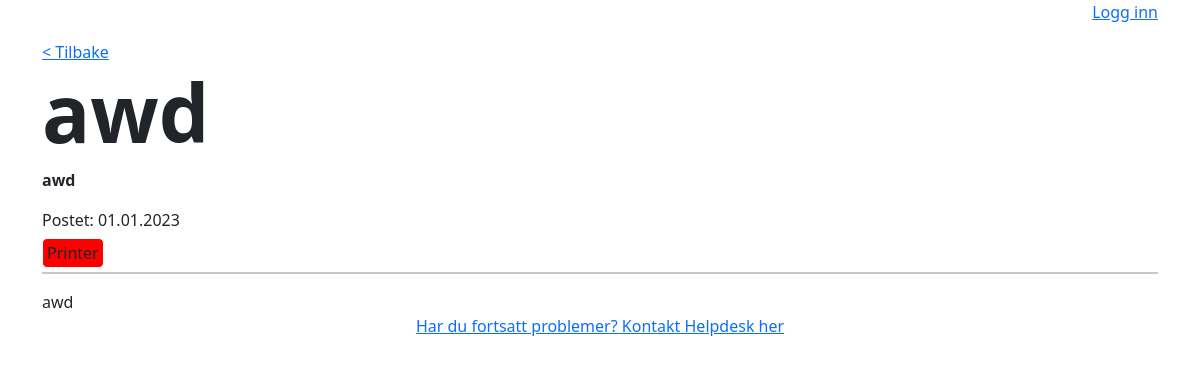
/problem/72297, run on the app's committed database.
### pages/models.py (models this page shows, shortened)
class Problem(models.Model):
    problem_id = models.IntegerField(default=generate_id, editable=False, primary_key=True)
    tittel = models.CharField(max_length=200)
    beskrivelse = models.CharField(max_length=1000)
    guide = models.TextField(max_length=20000)
    dato_postet = models.DateField(default=datetime.date.today)
    kategori = models.ForeignKey(Kategori, on_delete=models.DO_NOTHING)
    under_kategori = models.ForeignKey(UnderKategori, on_delete=models.DO_NOTHING)

class Kategori(models.Model):
    navn = models.CharField(max_length=50, primary_key=True)
    farge = models.CharField(max_length=6)

### pages/views.py (the view)
# urls.py: path('problem/<int:problemId>', card_detail),
def card_detail(request, problemId):
	return render(request, "card-detail.html", {"problem" : get_problem_from_id(problemId)})

### pages/views.py (called while the page is built)
def get_problem_from_id(id, index = 0): # Få problemet med den spesifike problemid'en
	return Problem.objects.filter(problem_id = id)[index]

### templates/card-detail.html (shortened to what this page needs)
{% extends "main.html" %}
{% load markup_tags %}
{% block content %}
<div class="container pt-3">
	<a href="/">< Tilbake</a>
	<h1 class="main-title">{{problem.tittel}}</h1>
	<p class="card-detail-desc">{{problem.beskrivelse}}<p class="card-detail-date">Postet: 01.01.2023</p></p>
	<div class="card-detail-top">
		<div class="category-container">
			<p class="category" style="background-color: #{{problem.kategori.farge}}">
				{{problem.kategori.navn}}
			</p>
			<p class="subcategory" style="background-color: #{{problem.kategori.under_kategori.farge}}">
			</p>
		</div>
	</div>
	<hr class="mt-1">
	<div class="card-guide-container d-flex flex-column">
		{{problem.guide|apply_markup:"markdown"}}
		<a class="text-center" href="/ticket/{{problem.problem_id}}">Har du fortsatt problemer? Kontakt Helpdesk her</a>
	</div>
</div>
{% endblock %}

### static/styles.css (style rules this page uses)
.main-title { font-size: 80px; font-weight: bold; }
.card-detail-desc { font-weight: bolder; }
.card-detail-date { text-align: left; margin-bottom: -10px; }
hr { border-width: 2px; }
.category-container { position: relative; display: flex; flex-direction: row; }
.category, .subcategory { margin: 0; border-style: solid; border-width: 1px; border-radius: 5px; padding: 2px; padding-left: 4px; padding-right: 4px; bottom: 2px; border-color: white; overflow: hidden; }
.card-detail-top { display: flex; flex-direction: row; justify-content: space-between; }

### data on the page
Problem: tittel "awd", beskrivelse "awd", kategori.navn "Printer", guide|apply_markup "awd"
